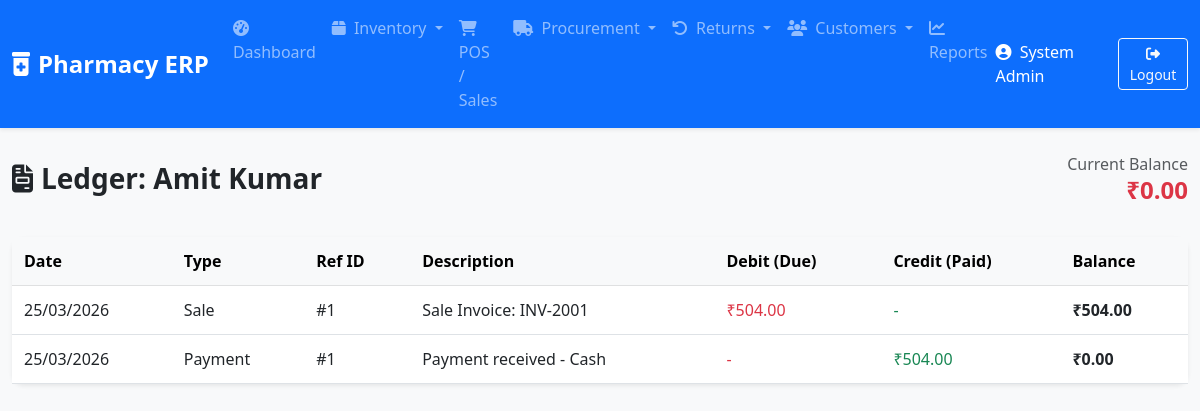
The app's page /customer_ledger.php?id=1 (signed in) with its own data.
### tables this page shows
CREATE TABLE customers (
    id INT AUTO_INCREMENT PRIMARY KEY,
    name VARCHAR(255) NOT NULL,
    phone VARCHAR(20),
    email VARCHAR(100),
    address TEXT,
    state VARCHAR(100),
    credit_limit DECIMAL(15,2) DEFAULT 0.00,
    current_due DECIMAL(15,2) DEFAULT 0.00,
    advance_balance DECIMAL(15,2) DEFAULT 0.00,
    created_at TIMESTAMP DEFAULT CURRENT_TIMESTAMP,
    INDEX (phone)
);

CREATE TABLE ledger (
    id INT AUTO_INCREMENT PRIMARY KEY,
    account_type ENUM('Customer', 'Supplier', 'Cash', 'Bank') NOT NULL,
    account_id INT,  
    transaction_type ENUM('Debit', 'Credit') NOT NULL,
    amount DECIMAL(15,2) NOT NULL,
    balance_after DECIMAL(15,2) NOT NULL,
    reference_type ENUM('Sale', 'Purchase', 'Return', 'Payment') NOT NULL,
    reference_id INT NOT NULL,
    description TEXT,
    created_at TIMESTAMP DEFAULT CURRENT_TIMESTAMP,
    INDEX (account_type, account_id)
);

### includes/functions.php (called while the page is built, shortened)
<?php
function formatCurrency($amount) {
    return '₹' . number_format($amount, 2);
}
function formatDate($date) {
    return date('d/m/Y', strtotime($date));
}
?>

### customer_ledger.php (the view, shortened to what this page needs)
<?php
include 'includes/header.php';
$conn = get_db_conn();
$customer_id = (int)$_GET['id'];
$customer = $conn->query("SELECT * FROM customers WHERE id = $customer_id")->fetch_assoc();
$ledger = $conn->query("SELECT * FROM ledger WHERE account_type = 'Customer' AND account_id = $customer_id ORDER BY created_at ASC");
?>
<div class="row">
    <div class="col-md-12 d-flex justify-content-between align-items-center mb-4">
        <h3 class="fw-bold"><i class="fas fa-file-invoice me-2"></i>Ledger: <?php echo $customer['name']; ?></h3>
        <div class="text-end">
            <p class="mb-0 text-muted">Current Balance</p>
            <h4 class="fw-bold text-danger"><?php echo formatCurrency($customer['current_due']); ?></h4>
        </div>
    </div>
</div>
<div class="card shadow-sm border-0">
    <div class="card-body p-0">
        <div class="table-responsive">
            <table class="table table-hover mb-0">
                <thead class="table-light">
                    <tr>
                        <th>Date</th>
                        <th>Type</th>
                        <th>Ref ID</th>
                        <th>Description</th>
                        <th>Debit (Due)</th>
                        <th>Credit (Paid)</th>
                        <th>Balance</th>
                    </tr>
                </thead>
                <tbody>
                    <?php
                    $running_balance = 0;
                    while ($l = $ledger->fetch_assoc()):
                        if ($l['transaction_type'] == 'Debit') {
                            $debit = $l['amount'];
                            $credit = 0;
                            $running_balance += $debit;
                        } else {
                            $debit = 0;
                            $credit = $l['amount'];
                            $running_balance -= $credit;
                        }
                    ?>
                    <tr>
                        <td><?php echo formatDate($l['created_at']); ?></td>
                        <td><?php echo $l['reference_type']; ?></td>
                        <td>#<?php echo $l['reference_id']; ?></td>
                        <td><?php echo $l['description']; ?></td>
                        <td class="text-danger"><?php echo $debit > 0 ? formatCurrency($debit) : '-'; ?></td>
                        <td class="text-success"><?php echo $credit > 0 ? formatCurrency($credit) : '-'; ?></td>
                        <td class="fw-bold"><?php echo formatCurrency($running_balance); ?></td>
                    </tr>
                    <?php endwhile; ?>
                </tbody>
            </table>
        </div>
    </div>
</div>
<?php include 'includes/footer.php'; ?>

### css/style.css (style rules this page uses)
body { font-family: 'Segoe UI', Tahoma, Geneva, Verdana, sans-serif; }
.card { border-radius: 12px; }
.shadow-sm { box-shadow: 0 .125rem .25rem rgba(0,0,0,.075)!important; }
.table > :not(caption) > * > * { padding: .75rem .75rem; }

### records on screen
customers: name "Amit Kumar", current_due "₹0.00"
ledger: created_at "25/03/2026", reference_type "Sale", reference "1", description "Sale Invoice: INV-2001", amount "₹504.00", running_balance "₹504.00"
ledger: created_at "25/03/2026", reference_type "Payment", reference "1", description "Payment received - Cash", amount "₹504.00", running_balance "₹0.00"

### other values on screen
$_SESSION['full_name'] "System Admin"
